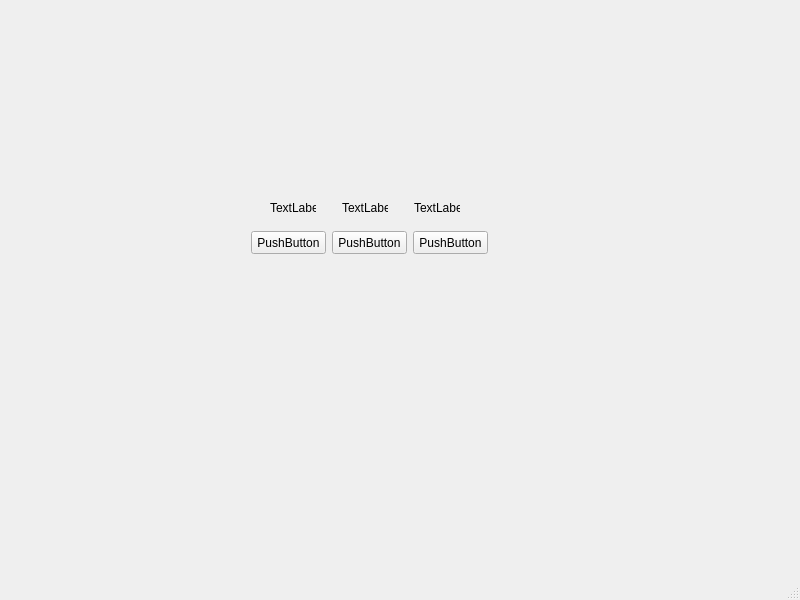
<?xml version="1.0" encoding="UTF-8"?>
<ui version="4.0">
 <class>MainWindow</class>
 <widget class="QMainWindow" name="MainWindow">
  <property name="geometry">
   <rect>
    <x>0</x>
    <y>0</y>
    <width>800</width>
    <height>600</height>
   </rect>
  </property>
  <property name="windowTitle">
   <string>MainWindow</string>
  </property>
  <widget class="QWidget" name="centralwidget">
   <widget class="QPushButton" name="btnL">
    <property name="geometry">
     <rect>
      <x>251</x>
      <y>231</y>
      <width>75</width>
      <height>23</height>
     </rect>
    </property>
    <property name="text">
     <string>PushButton</string>
    </property>
   </widget>
   <widget class="QPushButton" name="btnC">
    <property name="geometry">
     <rect>
      <x>332</x>
      <y>231</y>
      <width>75</width>
      <height>23</height>
     </rect>
    </property>
    <property name="text">
     <string>PushButton</string>
    </property>
   </widget>
   <widget class="QPushButton" name="btnR">
    <property name="geometry">
     <rect>
      <x>413</x>
      <y>231</y>
      <width>75</width>
      <height>23</height>
     </rect>
    </property>
    <property name="text">
     <string>PushButton</string>
    </property>
   </widget>
   <widget class="QLabel" name="lblTextL">
    <property name="geometry">
     <rect>
      <x>270</x>
      <y>200</y>
      <width>46</width>
      <height>16</height>
     </rect>
    </property>
    <property name="text">
     <string>TextLabel</string>
    </property>
   </widget>
   <widget class="QLabel" name="lblTextC">
    <property name="geometry">
     <rect>
      <x>342</x>
      <y>200</y>
      <width>46</width>
      <height>16</height>
     </rect>
    </property>
    <property name="text">
     <string>TextLabel</string>
    </property>
   </widget>
   <widget class="QLabel" name="lblTextR">
    <property name="geometry">
     <rect>
      <x>414</x>
      <y>200</y>
      <width>46</width>
      <height>16</height>
     </rect>
    </property>
    <property name="text">
     <string>TextLabel</string>
    </property>
   </widget>
  </widget>
  <widget class="QMenuBar" name="menubar">
   <property name="geometry">
    <rect>
     <x>0</x>
     <y>0</y>
     <width>800</width>
     <height>21</height>
    </rect>
   </property>
  </widget>
  <widget class="QStatusBar" name="statusbar"/>
 </widget>
 <resources/>
 <connections/>
</ui>
